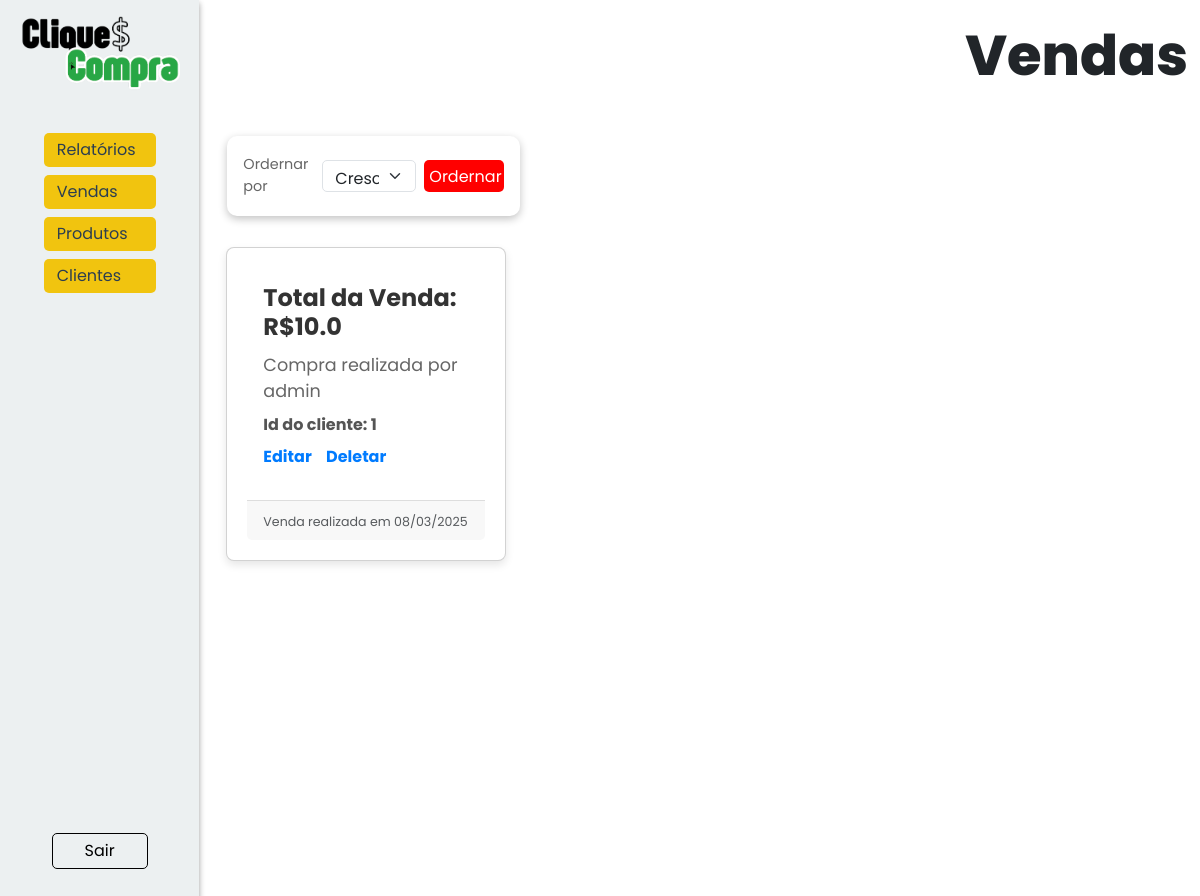
Page /vendas/ (signed in) on the earlier database version.
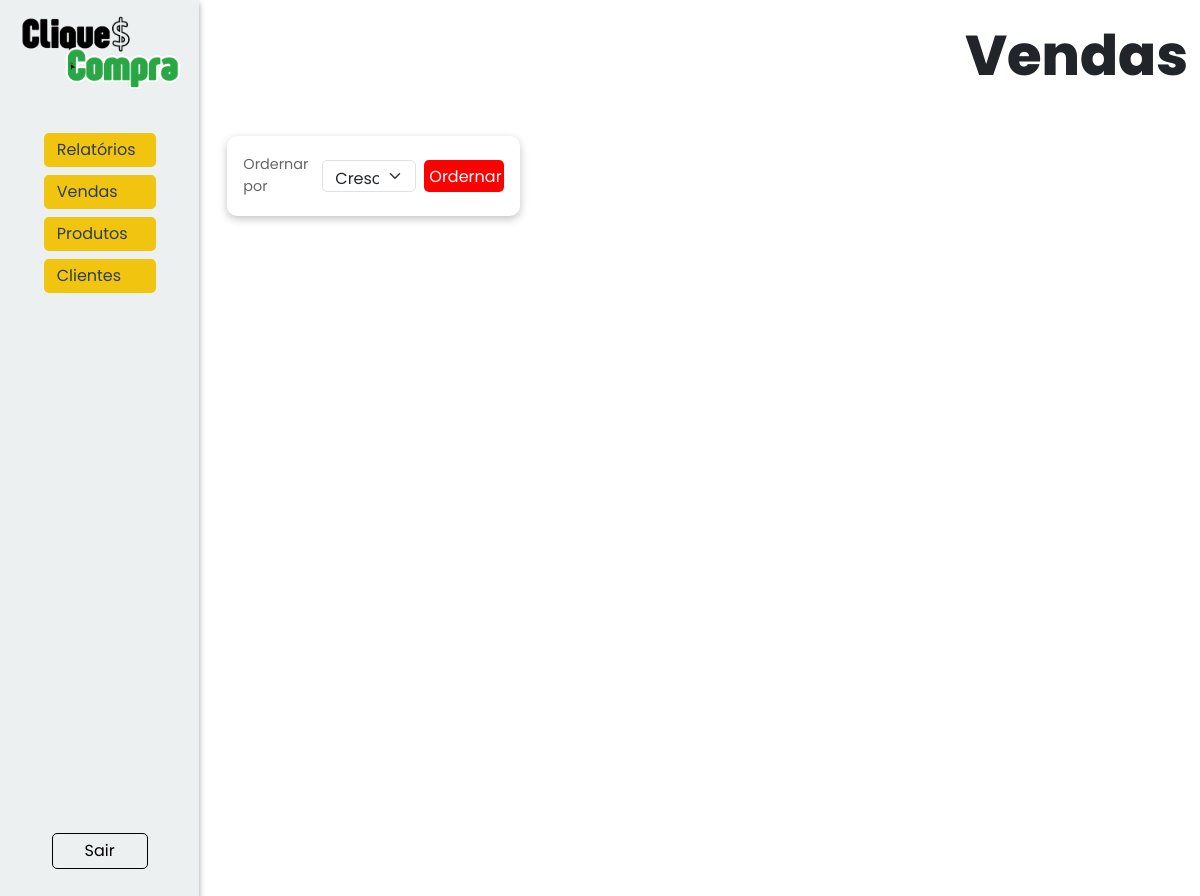
Same page on the later database version.
### models/vendas.py (models this page shows, shortened)
class Venda(Base):
    __tablename__ = 'tb_vendas'
    ven_id: Mapped[int] = mapped_column(primary_key=True, autoincrement=True)
    ven_data: Mapped[str] = mapped_column(nullable=False)
    ven_total: Mapped[float] = mapped_column(nullable=False)
    ven_cli_id: Mapped[int] = mapped_column(ForeignKey('tb_clientes.cli_id'))
    clientes: Mapped[List["Cliente"]] = relationship("Cliente", back_populates='vendas')
    ven_usuario: Mapped[str] = mapped_column(nullable=False)

### models/clientes.py (models this page shows, shortened)
class Cliente(Base, UserMixin):
    __tablename__ = 'tb_clientes'
    cli_id:Mapped[int] = mapped_column(primary_key = True, autoincrement=True)
    cli_nome:Mapped[str] = mapped_column(nullable=False)
    cli_email:Mapped[str] = mapped_column(unique = True, nullable=False)
    cli_telefone:Mapped[str] = mapped_column(nullable=False)
    cli_endereco:Mapped[str] = mapped_column(nullable=False)
    cli_senha:Mapped[str] = mapped_column(nullable=False)
    cli_tipo:Mapped[str] = mapped_column(nullable=False)
    vendas: Mapped[list["Venda"]] = relationship("Venda", back_populates="clientes", cascade="all, delete-orphan")
    @classmethod
    def find(cls, **kwargs):
        if 'email' in kwargs:
            return session.query(cls).filter_by(cli_email=kwargs['email']).first() #SELECT * FROM tb_clientes WHERE cli_email = email
        elif 'id' in kwargs:
            return session.query(cls).filter_by(cli_id=kwargs['id']).first() #SELECT * FROM tb_clientes WHERE cli_id = id
        else:
            raise AttributeError('A busca deve ser feita por email ou id.')
    @classmethod
    def all(cls, ordem = "crescente"):
        if ordem == "crescente":
            direcao = "ASC"
        elif ordem == "decrescente":
            direcao = "DESC"
        sql = text(f"SELECT * FROM tb_clientes ORDER BY cli_nome {direcao}")
        clientes = session.execute(sql).fetchall()
        return clientes

### controllers/vendas.py (the view)
@venda_bp.route('/', methods=['POST', 'GET'])
@login_required
@role_required("admin")
def view():
    if request.method == 'POST':
        ordem = request.form['ordem']
        vendas = Venda.all(ordem=ordem)
    elif request.method == 'GET':
        sql = text(f"SELECT * FROM tb_vendas JOIN tb_clientes ON ven_cli_id = cli_id")
        vendas = session.execute(sql)
    return render_template('vendas/view.html', vendas = vendas)

### controllers/clientes.py (called while the page is built)
@login_manager.user_loader
def load_user(user_id):
    return Cliente.find(id=user_id)

### templates/vendas/view.html (shortened to what this page needs)
{% extends "model.html" %}
{% block head_extras %}
<link rel="stylesheet" href="{{ url_for('static', filename='style/model.css') }}">
<link rel="stylesheet" href="{{ url_for('static', filename='style/itens.css') }}">
{% endblock %}
{% block content %}
<nav class="nav-reg">
    <img src="../../static/assets/cliqueconta.png" alt="Logo do CliqueCompra">
    <div class="links">
        <div class="links-nav">
            {% if current_user.cli_tipo == 'admin' %}
            <div class="dropdown">
                <button class="dropdown-button" onclick="toggleDropdown('relatorios-menu')">
                    Relatórios
                </button>
            </div>
            <div class="dropdown">
                <button class="dropdown-button" onclick="toggleDropdown('vendas-menu')">
                    Vendas
                </button>
            </div>
            {% endif %}
            <div class="dropdown">
                {% if current_user.cli_tipo == 'admin' %}
                <button class="dropdown-button" onclick="toggleDropdown('produtos-menu')">
                    Produtos</button>
            </div>
                {% endif %}
            {% if current_user.cli_tipo == 'admin' %}
            <div class="dropdown">
                <button class="dropdown-button" onclick="toggleDropdown('clientes-menu')">
                    Clientes
                </button>
            </div>
            {% endif %}
        </div>
        <a class='sair' href="{{url_for('cliente.logout')}}">Sair</a>
    </div>
</nav>
<div class="container">
    <header>
        <div class="titlepage">
            <h1 class="titulo">Vendas</h1>
        </div>
        <div class="filtro p-v">
            <span>Ordernar por</span>
            <form action="{{url_for('venda.view')}}" method="post">
                <select name="ordem" id="filtro-cli" class="form-select">
                    <option value="crescente">Crescente</option>
                </select>
                <button type="submit">Ordernar</button>
            </form>
        </div>
    </header>
    <div class="row row-cols-1 row-cols-md-3 g-4">
        {%if vendas%}
            {% for venda in vendas %}
            <div class="col venda">
                <div class="card venda">
                    <div class="card-body venda">
                    <h5 class="card-title venda">Total da Venda: R${{venda.ven_total}}</h5>
                    <p class="card-text venda">Compra realizada por {{venda.cli_nome}}</p>
                    <h6 class="card-subtitle venda">Id do cliente: {{venda.cli_id}}</h6>
                    {%  if current_user.cli_tipo == 'admin'  %}
                        <div class="links-p venda">
                            <a href="{{url_for('venda.edit', venda_id=venda.ven_id)}}">Editar</a>
                            <a href="#" onclick="return confirmarDeletar('{{url_for('venda.remove', venda_id=venda.ven_id)}}')">Deletar</a>
                        </div>
                    {% endif %}
                    </div>
                    <div class="card-footer venda">
                        <small class="text-body-secondary venda">Venda realizada em {{venda.ven_data.split('-')[2]}}/{{venda.ven_data.split('-')[1]}}/{{venda.ven_data.split('-')[0]}}</small>
                    </div>
                </div>
                </div>
            {% endfor %}
        {%else%}
            <h1>Nada foi vendido ainda :(</h1>
        {%endif%}
    </div>
</div>
{% endblock %}

### templates/model.html (shortened to what this page needs)
<!DOCTYPE html>
<html lang="en">
<head>
    <link rel="stylesheet" href="https://cdn.jsdelivr.net/npm/bootstrap@5.3.3/dist/css/bootstrap.min.css">
    {% block head_extras %}
    {% endblock %}
</head>
<body>
    {% block content %}{% endblock %}
</body>
</html>

### static/style/model.css (style rules this page uses)
* { padding: 0; margin: 0; box-sizing: border-box; font-family: "Poppins", serif; }
body { display: flex; min-width: 100vw; min-height: 100vh; height: auto; background-color: #FFFFFF; }
.dropdown { width: 100%; display: flex; flex-direction: column; align-items: center; justify-content: center; }

### static/style/itens.css (style rules this page uses)
span { font-size: 0.9rem; color: #666; }
.titulo { font-weight: 800; }

Differences in the rows shown:
removed Venda: ven_total "10.0", cli_nome "admin", cli_id "1", ven_data "08", ven_data "03", ven_data "2025"
